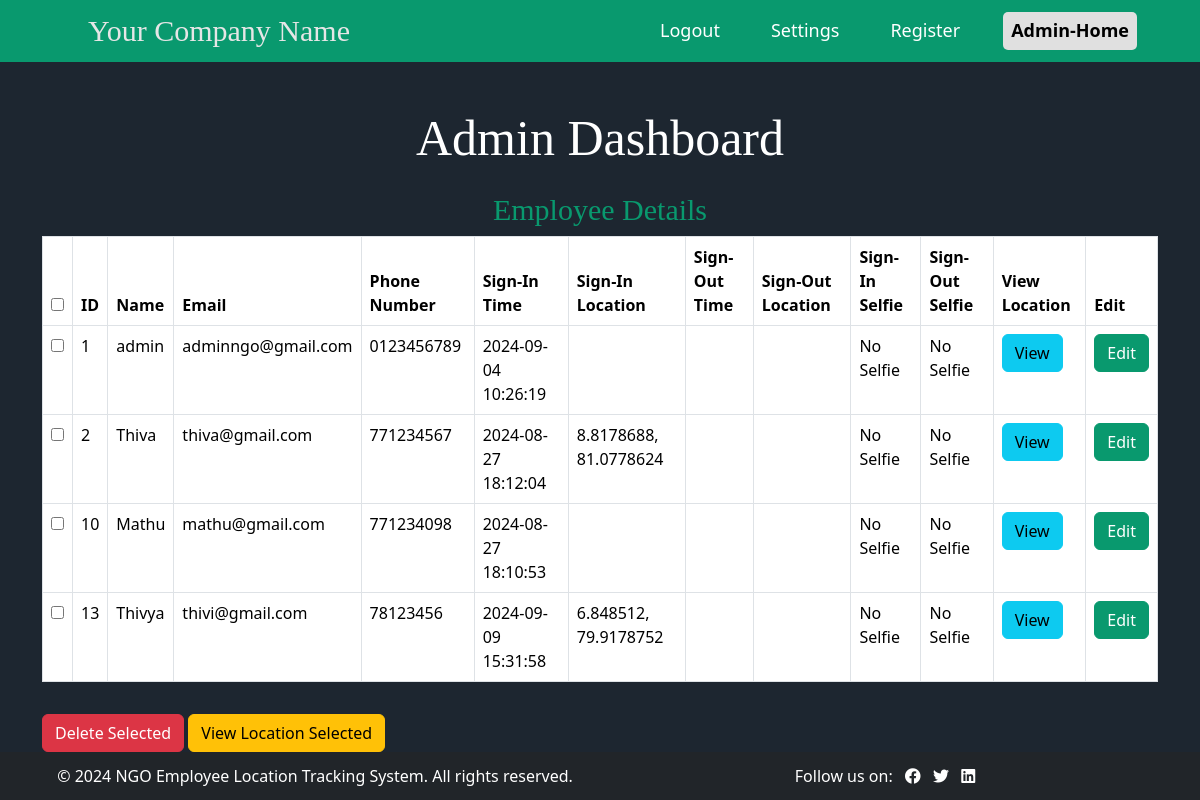
The page /rahama/admin/admin_dashboard.php (signed in) on the database as committed earlier.
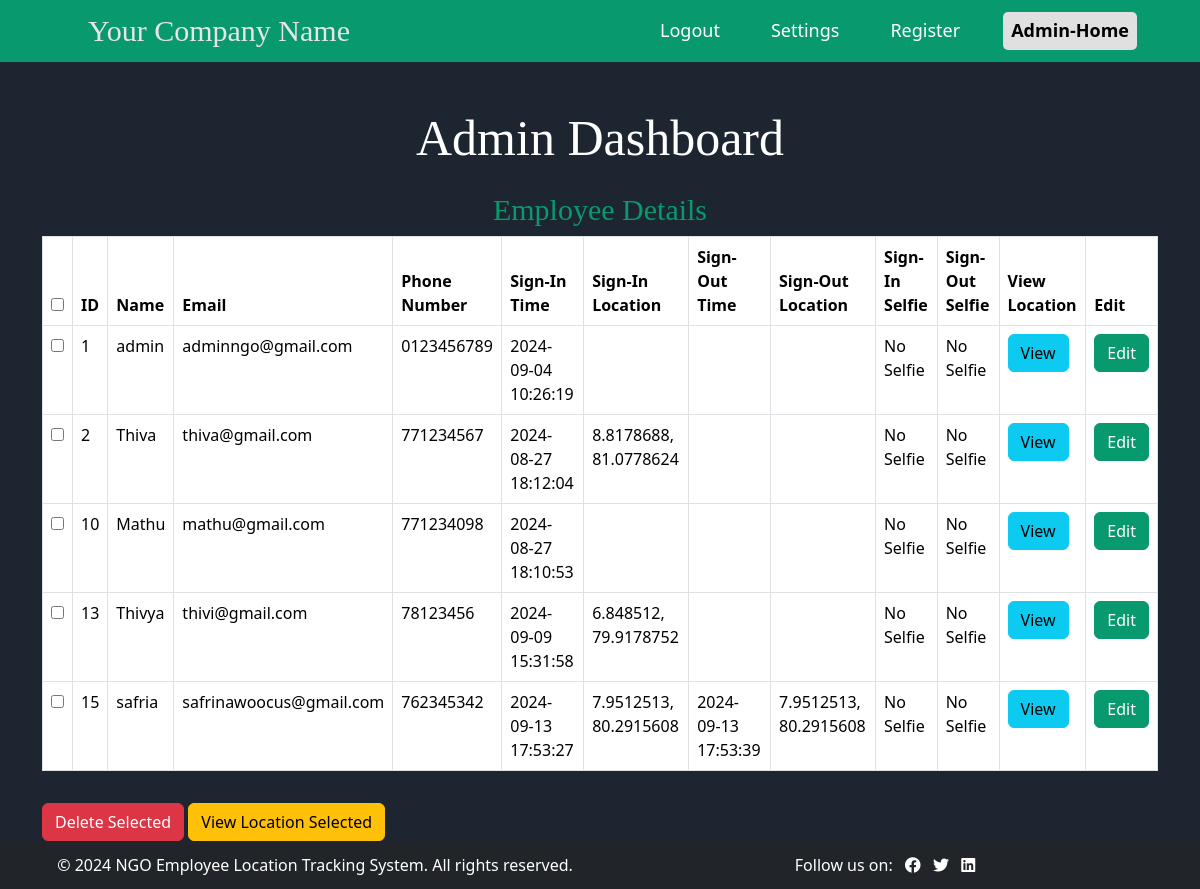
The same page on the database as committed later.
### tables this page shows
CREATE TABLE `employees` (
  `id` int(11) NOT NULL,
  `name` varchar(100) NOT NULL,
  `email` varchar(100) NOT NULL,
  `phone_number` varchar(10) NOT NULL,
  `password` varchar(200) NOT NULL,
  `status` tinyint(1) NOT NULL DEFAULT 1
);

### rahama/admin/functions.php (called while the page is built)
<?php
function get_logo_path($conn) {
    $result = $conn->query("SELECT logo_path, name FROM site_settings WHERE id = 1 LIMIT 1");
    $row = $result->fetch_assoc();
    return $row ? $row : ['logo_path' => null, 'name' => 'Your Company Name'];
}?>

### rahama/admin/admin_dashboard.php (the view, shortened to what this page needs)
<?php
include('../db_connect.php');
$employeeQuery = "
    SELECT e.id, e.name, e.email, e.phone_number,
           et.sign_in_time, et.sign_in_location,
           et.sign_out_time, et.sign_out_location,
           et.sign_in_selfie, et.sign_out_selfie
    FROM employees e
    LEFT JOIN (
        SELECT employee_id, sign_in_time, sign_in_location, sign_out_time, sign_out_location, sign_in_selfie, sign_out_selfie
        FROM employee_tracking
        WHERE (employee_id, sign_in_time) IN (
            SELECT employee_id, MAX(sign_in_time)
            FROM employee_tracking
            GROUP BY employee_id
        )
    ) et ON e.id = et.employee_id
    ORDER BY e.id ASC";
$employeeResult = $conn->query($employeeQuery);
?>
<?php include('admin_header.php'); ?>
<div class="container mt-5">
    <h2 class="text-center">Admin Dashboard</h2>
    <h3 class="mt-4">Employee Details</h3>
    <form id="employeeForm" action="" method="post">
        <div class="table-responsive">
            <table class="table table-bordered">
                <thead>
                    <tr>
                        <th><input type="checkbox" id="selectAll"></th>
                        <th>ID</th>
                        <th>Name</th>
                        <th>Email</th>
                        <th>Phone Number</th>
                        <th>Sign-In Time</th>
                        <th>Sign-In Location</th>
                        <th>Sign-Out Time</th>
                        <th>Sign-Out Location</th>
                        <th>Sign-In Selfie</th>
                        <th>Sign-Out Selfie</th>
                        <th>View Location</th>
                        <th>Edit</th>
                    </tr>
                </thead>
                <tbody>
                    <?php if ($employeeResult->num_rows > 0) { ?>
                        <?php while ($employee = $employeeResult->fetch_assoc()) { ?>
                            <tr>
                                <td>
                                    <input type="checkbox" name="employee_ids[]" value="<?php echo htmlspecialchars($employee['id']); ?>">
                                </td>
                                <td><?php echo htmlspecialchars($employee['id']); ?></td>
                                <td><?php echo htmlspecialchars($employee['name']); ?></td>
                                <td><?php echo htmlspecialchars($employee['email']); ?></td>
                                <td><?php echo htmlspecialchars($employee['phone_number']); ?></td>
                                <td><?php echo htmlspecialchars($employee['sign_in_time']); ?></td>
                                <td><?php echo htmlspecialchars($employee['sign_in_location']); ?></td>
                                <td><?php echo htmlspecialchars($employee['sign_out_time']); ?></td>
                                <td><?php echo htmlspecialchars($employee['sign_out_location']); ?></td>
                                <td>
                                    <?php if ($employee['sign_in_selfie']) { ?>
                                        <a target="_blank">View Selfie</a>
                                    <?php } else { ?>
                                        No Selfie
                                    <?php } ?>
                                </td>
                                <td>
                                    <?php if ($employee['sign_out_selfie']) { ?>
                                        <a target="_blank">View Selfie</a>
                                    <?php } else { ?>
                                        No Selfie
                                    <?php } ?>
                                </td>
                                <td>
                                    <a href="https://www.google.com/maps/@<?php echo htmlspecialchars($employee['sign_in_location']); ?>,15z" target="_blank">
                                        <button type="button" class="btn btn-info">View</button>
                                    </a>
                                </td>
                                <td>
                                    <a href="employee_edit.php?id=<?php echo htmlspecialchars($employee['id']); ?>">
                                        <button type="button" class="btn btn-primary">Edit</button>
                                    </a>
                                </td>
                            </tr>
                        <?php } ?>
                    <?php } else { ?>
                        <tr>
                            <td colspan="13" class="text-center">No employees found matching the criteria.</td>
                        </tr>
                    <?php } ?>
                </tbody>
            </table>
        </div>
    </form>
    <button type="button" class="btn btn-danger mt-3" onclick="confirmDelete()">Delete Selected</button>
    <button type="button" class="btn btn-warning mt-3" onclick="window.location.href='view_location.php'">View Location Selected</button>
</div>
<?php
include('../footer.php');
?>

### rahama/admin/admin_header.php (shortened to what this page needs)
<?php
include('../db_connect.php');
include('functions.php');
$site_info = get_logo_path($conn);
$logo_path = $site_info['logo_path'];
$company_name = $site_info['name'];
?>
<!DOCTYPE html>
<html lang="en">
<head>
    <link href="https://cdn.jsdelivr.net/npm/bootstrap@5.3.3/dist/css/bootstrap.min.css" rel="stylesheet">
</head>
<body>
   <?php
$current_page = basename($_SERVER['PHP_SELF']);
?>
<nav class="navbar navbar-expand-lg">
    <div class="container-fluid">
        <a class="navbar-brand" href="#">
            <?php if ($logo_path): ?>
                <img src="../<?php echo htmlspecialchars($logo_path); ?>" alt="" style="height: 50px;"><span style="color: rgb(230, 230, 230);"><?php echo htmlspecialchars($company_name); ?></span>
            <?php else: ?>
                <span style="color: rgb(230, 230, 230);"><?php echo htmlspecialchars($company_name); ?></span>
            <?php endif; ?>
        </a>
        <div class="collapse navbar-collapse justify-content-end" id="navbarNav">
            <ul class="navbar-nav">
                <li class="nav-item">
                    <a class="nav-link <?php echo ($current_page == 'admin_logout.php') ? 'active' : ''; ?>" href="admin_logout.php">Logout</a>
                </li>
                <li class="nav-item">
                    <a class="nav-link <?php echo ($current_page == 'site_settings.php') ? 'active' : ''; ?>" href="../site_settings.php">Settings</a>
                </li>
 <li class="nav-item">
                    <a class="nav-link <?php echo ($current_page == 'register.php') ? 'active' : ''; ?>" href="register.php">Register</a>
                </li>
                <li class="nav-item">
                    <a class="nav-link <?php echo ($current_page == 'admin_dashboard.php') ? 'active' : ''; ?>" href="admin_dashboard.php">Admin-Home</a>
                </li>
            </ul>
        </div>
    </div>
</nav>
</body>
</html>

### rahama/footer.php (shortened to what this page needs)
<?php
$footer = [
    'name' => 'NGO Employee Location Tracking System',
    'facebook_link' => '#',
    'twitter_link' => '#',
    'linkedin_link' => '#',
];
?>
<!DOCTYPE html>
<html lang="en">
<head>
    <link rel="stylesheet" href="https://cdnjs.cloudflare.com/ajax/libs/font-awesome/5.15.3/css/all.min.css">
</head>
<body class="d-flex flex-column min-vh-100">
       <footer class="bg-dark text-white text-center py-2 mt-auto">
        <div class="container mt-1">
            <div class="row">
                <div class="col-12 col-md-6 mb-2 mb-md-0">
                    <p class="mb-1 fs-6 fs-md-5">&copy; <?php echo date("Y"); ?> <?php echo htmlspecialchars($footer['name']); ?>. All rights reserved.</p>
                </div>
                <div class="col-12 col-md-6">
                    <p class="mb-0">
                        Follow us on:
                        <a href="<?php echo htmlspecialchars($footer['facebook_link']); ?>" target="_blank" class="text-white ms-2"><i class="fab fa-facebook"></i></a>
                        <a href="<?php echo htmlspecialchars($footer['twitter_link']); ?>" target="_blank" class="text-white ms-2"><i class="fab fa-twitter"></i></a>
                        <a href="<?php echo htmlspecialchars($footer['linkedin_link']); ?>" target="_blank" class="text-white ms-2"><i class="fab fa-linkedin"></i></a>
                    </p>
                </div>
            </div>
        </div>
    </footer>
</body>
</html>

### rahama/admin/admin_header.php (style rules this page uses)
body { background-color: #1d2630; }
.navbar { margin-bottom: 0px; background-color: rgb(9, 153, 110); position: fixed; padding: 0.5rem 1rem; line-height: 1.2; top: 0; width: 100%; z-index: 1000; }
.navbar-brand { margin-left: 60px; font-size: 30px; color: rgb(230, 230, 230); font-family: 'Georgia', serif; pointer-events: none; }
.nav-item { margin-right: 35px; font-size: 18px; color: white; }
.container { margin-top: 50px; }
h2 { color: white; text-align: center; font-family: 'Georgia', serif; font-size: 50px; margin-bottom: 20px; margin-top: 10px; }
h3 { color: rgb(9, 153, 110); text-align: center; font-family: 'Georgia', serif; font-size: 30px; }
.btn-primary { background-color: rgb(9, 153, 110); border-color: rgb(9, 153, 110); }
.nav-link { color: white; padding: 8px 16px; border-radius: 5px; }
.nav-link.active { color: #1d2630; background-color: #e0e0e0; font-weight: bold; border-radius: 5px; }

Rows that differ between the two databases and show on the page:
added employees: id "15", name "safria", email "safrinawoocus@gmail.com", phone_number "762345342", sign_in_time "2024-09-13 17:53:27", sign_in_location "7.9512513, 80.2915608", sign_out_time "2024-09-13 17:53:39", sign_out_location "7.9512513, 80.2915608"
